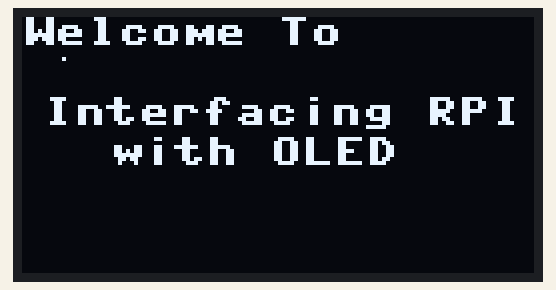
Simulated run of this program. Board: Raspberry Pi Pico running MicroPython. On the bench: 128×64 one-colour display. Library files of the repository ran but are not shown: ssd1306.py. At 0.1 s the program stops and its outputs stay as they are.

Above: at 0.1 s.

The program:

OledDisplay.py
```python
from machine import Pin, I2C
from ssd1306 import SSD1306_I2C

i2c=I2C(0,sda=Pin(0), scl=Pin(1), freq=400000)
oled = SSD1306_I2C(128, 64, i2c)

oled.text("Welcome To", 0, 0)
oled.text("Interfacing RPI PICO", 5, 20)
oled.text("with OLED", 22, 30)
oled.show()
oled.pixel(10,10,1)
oled.show()
```
